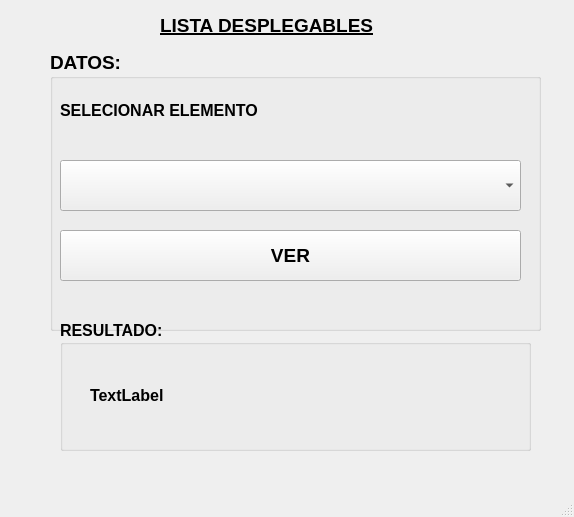
<?xml version="1.0" encoding="UTF-8"?>
<ui version="4.0">
 <class>MainWindow</class>
 <widget class="QMainWindow" name="MainWindow">
  <property name="geometry">
   <rect>
    <x>0</x>
    <y>0</y>
    <width>574</width>
    <height>517</height>
   </rect>
  </property>
  <property name="windowTitle">
   <string>MainWindow</string>
  </property>
  <widget class="QWidget" name="centralwidget">
   <widget class="QLabel" name="label">
    <property name="geometry">
     <rect>
      <x>160</x>
      <y>0</y>
      <width>261</width>
      <height>51</height>
     </rect>
    </property>
    <property name="font">
     <font>
      <pointsize>14</pointsize>
      <weight>75</weight>
      <italic>false</italic>
      <bold>true</bold>
      <underline>true</underline>
      <strikeout>false</strikeout>
     </font>
    </property>
    <property name="text">
     <string>LISTA DESPLEGABLES</string>
    </property>
   </widget>
   <widget class="QGroupBox" name="groupBox">
    <property name="geometry">
     <rect>
      <x>50</x>
      <y>50</y>
      <width>491</width>
      <height>281</height>
     </rect>
    </property>
    <property name="font">
     <font>
      <pointsize>14</pointsize>
      <weight>75</weight>
      <bold>true</bold>
     </font>
    </property>
    <property name="title">
     <string>DATOS:</string>
    </property>
    <widget class="QLabel" name="label_5">
     <property name="geometry">
      <rect>
       <x>10</x>
       <y>40</y>
       <width>251</width>
       <height>41</height>
      </rect>
     </property>
     <property name="font">
      <font>
       <pointsize>12</pointsize>
       <weight>75</weight>
       <bold>true</bold>
      </font>
     </property>
     <property name="text">
      <string>SELECIONAR ELEMENTO</string>
     </property>
    </widget>
    <widget class="QPushButton" name="PBCALCULA2">
     <property name="geometry">
      <rect>
       <x>10</x>
       <y>180</y>
       <width>461</width>
       <height>51</height>
      </rect>
     </property>
     <property name="font">
      <font>
       <pointsize>14</pointsize>
       <weight>75</weight>
       <bold>true</bold>
      </font>
     </property>
     <property name="text">
      <string>VER</string>
     </property>
    </widget>
    <widget class="QComboBox" name="comboBox">
     <property name="geometry">
      <rect>
       <x>10</x>
       <y>110</y>
       <width>461</width>
       <height>51</height>
      </rect>
     </property>
    </widget>
   </widget>
   <widget class="QGroupBox" name="groupBox_2">
    <property name="geometry">
     <rect>
      <x>60</x>
      <y>320</y>
      <width>471</width>
      <height>131</height>
     </rect>
    </property>
    <property name="font">
     <font>
      <pointsize>12</pointsize>
      <weight>75</weight>
      <bold>true</bold>
     </font>
    </property>
    <property name="title">
     <string>RESULTADO:</string>
    </property>
    <widget class="QLabel" name="label_4">
     <property name="geometry">
      <rect>
       <x>30</x>
       <y>40</y>
       <width>541</width>
       <height>71</height>
      </rect>
     </property>
     <property name="text">
      <string>TextLabel</string>
     </property>
    </widget>
   </widget>
  </widget>
  <widget class="QMenuBar" name="menubar">
   <property name="geometry">
    <rect>
     <x>0</x>
     <y>0</y>
     <width>574</width>
     <height>26</height>
    </rect>
   </property>
  </widget>
  <widget class="QStatusBar" name="statusbar"/>
 </widget>
 <resources/>
 <connections/>
</ui>
